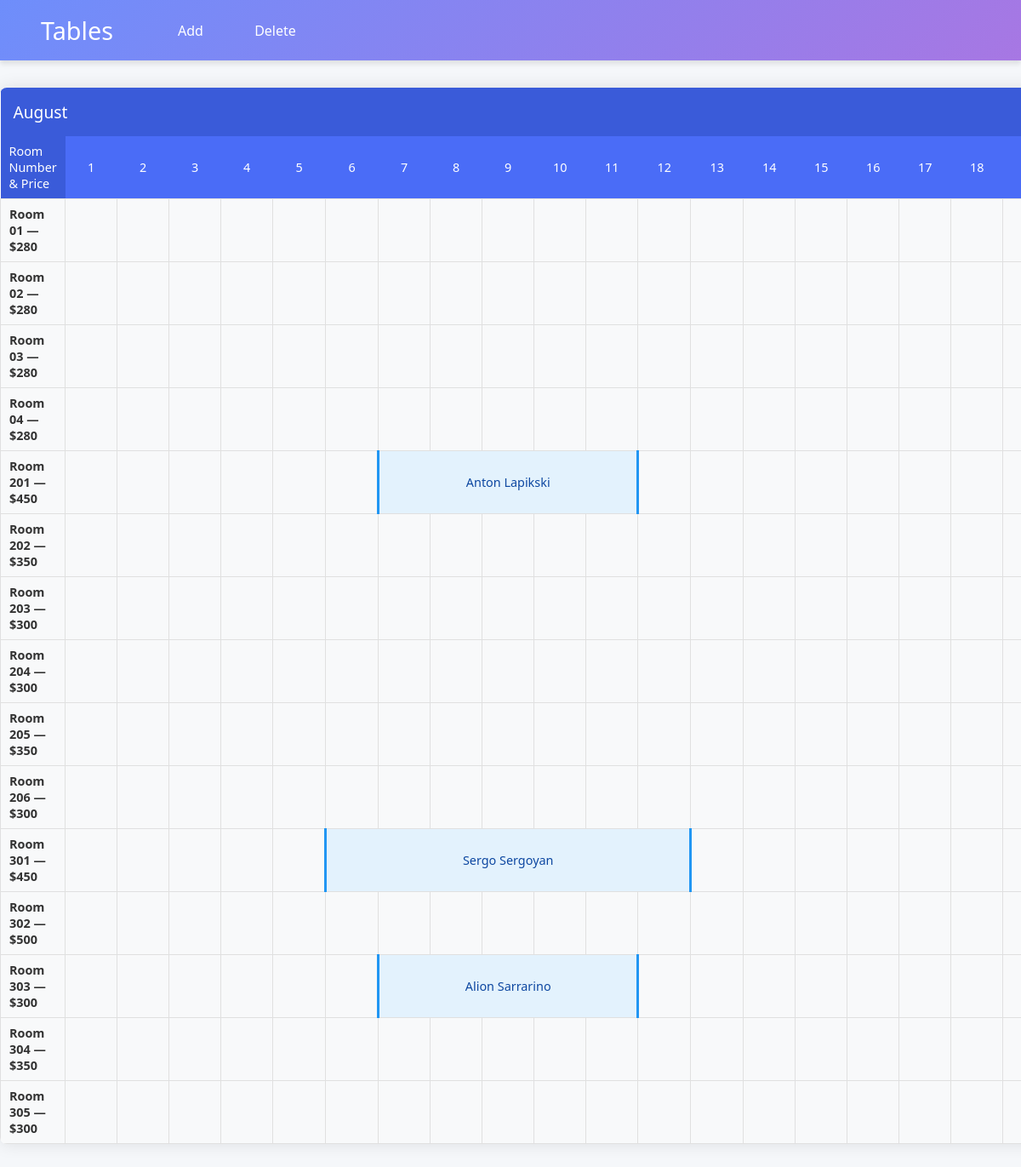
The page / on the database its author committed.
### tables/models.py (models this page shows, shortened)
class Room(models.Model):
    room_number = models.CharField(max_length=10, unique=True)
    room_price = models.IntegerField(default=0)

class Booking(models.Model):
    room = models.ForeignKey(Room, on_delete=models.CASCADE)
    guest_name = models.CharField(max_length=100)
    check_in_date = models.DateField()
    check_out_date = models.DateField()
    persons = models.IntegerField(default=1)
    @property
    def duration(self):
        return (self.check_out_date - self.check_in_date).days + 1

### tables/views.py (the view)
# urls.py: path('', views.index, name='index'),
def index(request):
    rooms = Room.objects.prefetch_related('booking_set').all()
    days = range(1, 32)  # Days 1-31 for August
    return render(request, 'index.html', {
        'rooms': rooms,
        'days': days
    })

### tables/templatetags/booking_tags.py (called while the page is built)
@register.filter
def get_booking_for_day(bookings, day):
    for booking in bookings:
        if booking.check_in_date.day <= day <= booking.check_out_date.day:
            return booking
    return None

### tables/templates/index.html (shortened to what this page needs)
{% load booking_tags %}
{% load static %}
<!DOCTYPE html>
<html lang="en">
<head>
    <link rel="stylesheet" href="{% static 'styles.css' %}" />
</head>
<body>
    <nav class="navigation">
        <h1><a href="{% url 'index' %}">Tables</a></h1>
        <div style="margin-left: 20px; display: inline-block;">
            <a href="{% url 'add_booking' %}">Add</a>
            <a href="{% url 'delete_booking' %}">Delete</a>
        </div>
    </nav>
    <div style="overflow-x: auto; width: 100vw;">
        <table>
            <thead>
                <tr>
                    <th colspan="32" style="text-align: left;">August</th>
                </tr>
                <tr>
                    <th>Room Number & Price</th>
                    <th>1</th><th>2</th><th>3</th><th>4</th><th>5</th>
                    <th>6</th><th>7</th><th>8</th><th>9</th><th>10</th>
                    <th>11</th><th>12</th><th>13</th><th>14</th><th>15</th>
                    <th>16</th><th>17</th><th>18</th><th>19</th><th>20</th>
                </tr>
            </thead>
            <tbody>
                {% for room in rooms %}
                <tr>
                    <td>Room {{ room.room_number }} — ${{ room.room_price }}</td>
                    {% for day in days %}
                        {% with booking=room.booking_set.all|get_booking_for_day:day %}
                            {% if booking %}
                                {% if day == booking.check_in_date.day %}
                                    <td colspan="{{ booking.duration }}"
                                        class="booking"
                                        data-price="{{ booking.room.room_price }}">
                                        {{ booking.guest_name }}
                                    </td>
                                {% endif %}
                            {% else %}
                                <td></td>
                            {% endif %}
                        {% endwith %}
                    {% endfor %}
                </tr>
                {% endfor %}
            </tbody>
        </table>
    </div>
</body>
</html>

### tables/static/styles.css (style rules this page uses)
body { font-family: 'Segoe UI', Tahoma, Geneva, Verdana, sans-serif; background-color: #f5f7fa; margin: 0; padding: 0; color: #333; }
.navigation { background: linear-gradient(135deg, #6e8efb, #a777e3); color: white; padding: 1rem 2rem; display: flex; align-items: center; box-shadow: 0 4px 6px rgba(0, 0, 0, 0.1); }
.navigation h1 { margin: 0; font-size: 1.8rem; font-weight: 600; }
.navigation a { color: white; text-decoration: none; margin-right: 1.5rem; font-weight: 500; padding: 0.5rem 1rem; border-radius: 4px; transition: all 0.3s ease; }
table { border-collapse: collapse; margin: 2rem auto; background-color: white; box-shadow: 0 0 20px rgba(0, 0, 0, 0.1); border-radius: 8px; overflow: hidden; }
th { background-color: #4a6cf7; color: white; padding: 12px 15px; text-align: center; font-weight: 500; }
th:first-child { text-align: left; background-color: #3a5bd9; }
td { padding: 10px 15px; text-align: center; border: 1px solid #e0e0e0; min-width: 40px; height: 40px; position: relative; }
td:first-child { font-weight: 600; background-color: #f8f9fa; text-align: left; position: sticky; left: 0; z-index: 10; }
td[colspan] { background-color: #e3f2fd; border-left: 3px solid #2196f3; border-right: 3px solid #2196f3; color: #0d47a1; font-weight: 500; transition: all 0.2s ease; }
td:empty { background-color: #f8f9fa; }
thead tr:first-child th { background-color: #3a5bd9; font-size: 1.2rem; padding: 15px; text-align: left; }
@media (max-width: 1200px) { th, td { padding: 8px 10px; font-size: 0.9rem; } }
tbody tr { animation: fadeIn 0.3s ease forwards; }
tbody tr:nth-child(even) { background-color: #f8f9fa; }
h1 { position: relative; top: 0; left: 0; margin: 0; padding: 0; margin-left: 20px; font-size: 20px; font-weight: bold; margin-bottom: 10px; }
.booking { cursor: pointer; }

### tables/templates/index.html (style rules this page uses)
.booking { background-color: #e3f2fd; border-left: 2px solid #2196f3; border-right: 2px solid #2196f3; text-align: center; cursor: default; }

### rows shown on the page
Room: room_number "01", room_price "280"
Room: room_number "02", room_price "280"
Room: room_number "03", room_price "280"
Room: room_number "04", room_price "280"
Room: room_number "201", room_price "450", booking_set.guest_name "Anton Lapikski"
Room: room_number "202", room_price "350"
Room: room_number "203", room_price "300"
Room: room_number "204", room_price "300"
Room: room_number "205", room_price "350"
Room: room_number "206", room_price "300"
Room: room_number "301", room_price "450", booking_set.guest_name "Sergo Sergoyan"
Room: room_number "302", room_price "500"
Room: room_number "303", room_price "300", booking_set.guest_name "Alion Sarrarino"
Room: room_number "304", room_price "350"
Room: room_number "305", room_price "300"
